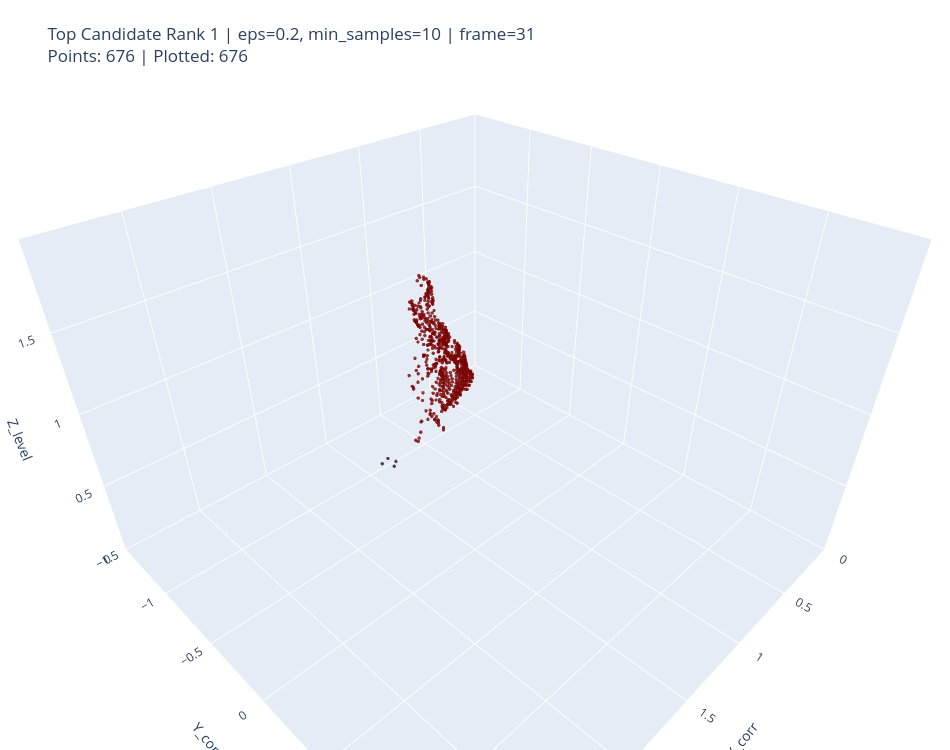
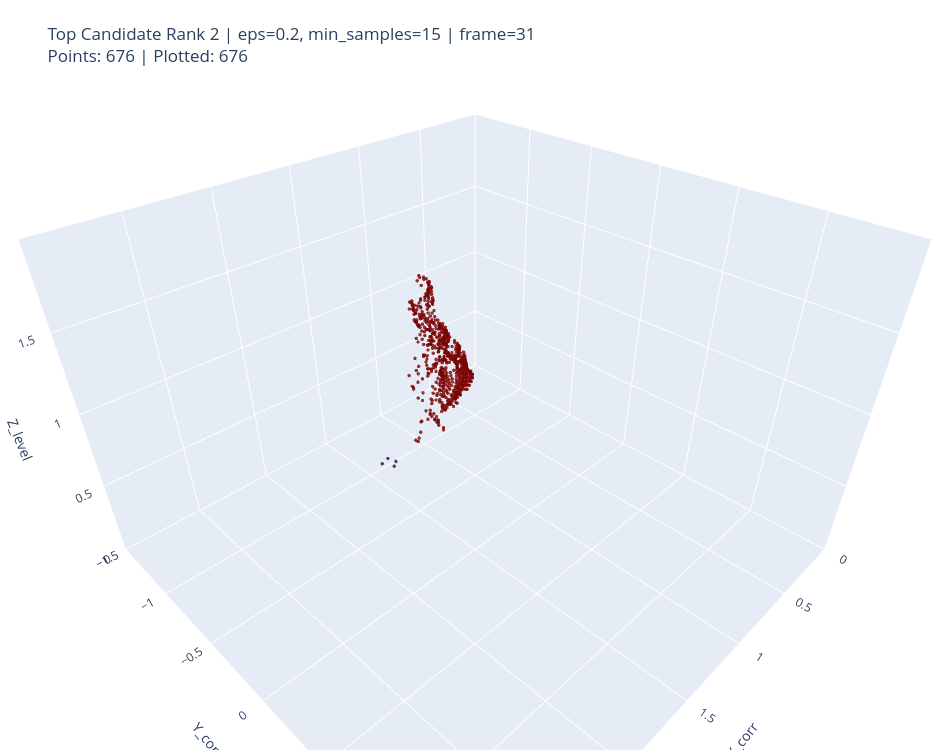
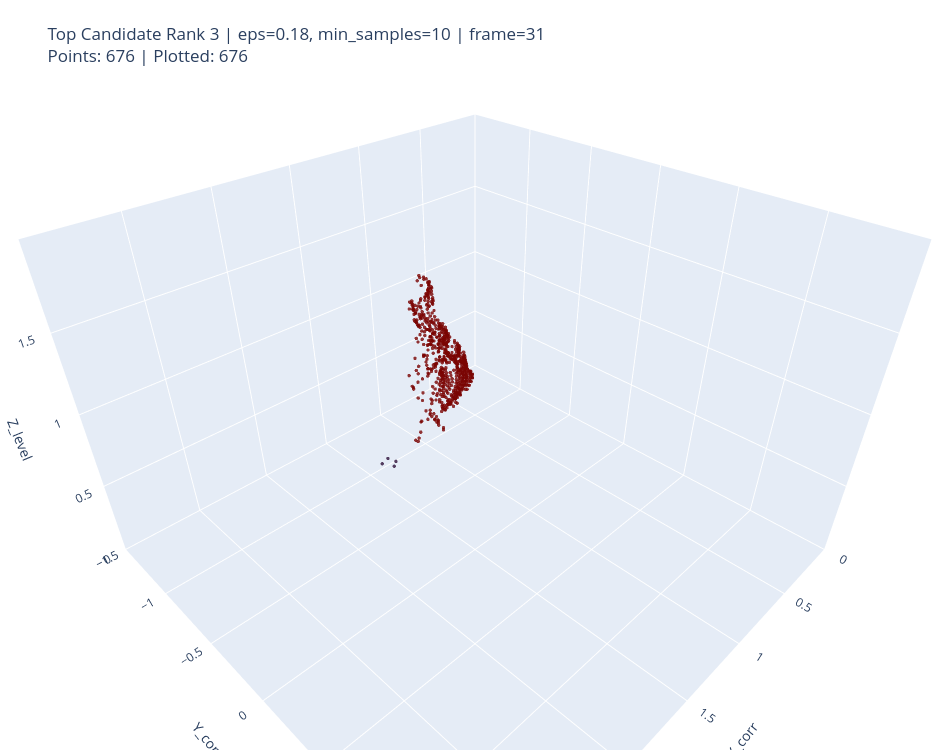

Source (notebook cell) for these figures, in order:
### Code cell
# Cell 15 - Optional visualisasi beberapa kandidat top ranking

# Cell ini membantu membandingkan 3 kandidat teratas pada frame yang sama.

TOP_K_VIS = 3

if check_path.exists() and len(rank_df) > 0:
    check_df = pd.read_csv(check_path)

    if len(check_df) > 0:
        available_frames = sorted(check_df["frame_id"].dropna().unique().tolist())

        if CHECK_FRAME_ID is None:
            selected_frame_id = available_frames[len(available_frames) // 2]
        else:
            selected_frame_id = CHECK_FRAME_ID

        frame_df = check_df[check_df["frame_id"] == selected_frame_id].copy()

        top_candidates = rank_df.head(TOP_K_VIS)

        for _, cand in top_candidates.iterrows():
            eps = float(cand["eps"])
            min_samples = int(cand["min_samples"])

            frame_labeled, cleaning_metrics = run_dbscan_for_visual(
                frame_df=frame_df,
                eps=eps,
                min_samples=min_samples,
            )

            print("=" * 80)
            print(f"Candidate rank: {int(cand['rank'])}")
            print(f"eps={eps}, min_samples={min_samples}, auto_score={cand['auto_score']:.4f}")
            print("Cleaning:", cleaning_metrics)

            if "dbscan_label" in frame_labeled.columns:
                print("Label counts:")
                display(frame_labeled["dbscan_label"].value_counts().reset_index().rename(
                    columns={"index": "dbscan_label", "dbscan_label": "count"}
                ))

            plot_dbscan_frame_3d(
                frame_labeled,
                title=f"Top Candidate Rank {int(cand['rank'])} | eps={eps}, min_samples={min_samples} | frame={selected_frame_id}",
            )

### Figure 1 — Plotly figure (JSON) as saved in the notebook; plotly's stock layout.template omitted (floating-point values rounded to 4 significant figures; data arrays with more than 128 entries replaced by an {"elided": "..."} marker saying what was removed)
{"data": [{"marker": {"color": {"elided": "676 int values"}, "colorscale": [[0, "#30123b"], [0.07143, "#4145ab"], [0.1429, "#4675ed"], [0.2143, "#39a2fc"], [0.2857, "#1bcfd4"], [0.3571, "#24eca6"], [0.4286, "#61fc6c"], [0.5, "#a4fc3b"], [0.5714, "#d1e834"], [0.6429, "#f3c63a"], [0.7143, "#fe9b2d"], [0.7857, "#f36315"], [0.8571, "#d93806"], [0.9286, "#b11901"], [1, "#7a0402"]], "opacity": 0.8, "size": 2}, "mode": "markers", "name": "DBSCAN labels", "text": {"elided": "676 str values"}, "type": "scatter3d", "x": {"elided": "676 float values"}, "y": {"elided": "676 float values"}, "z": {"elided": "676 float values"}}], "layout": {"height": 750, "margin": {"b": 0, "l": 0, "r": 0, "t": 80}, "scene": {"aspectmode": "manual", "aspectratio": {"x": 1.5, "y": 1.5, "z": 1}, "xaxis": {"range": [0, 3], "title": {"text": "X_corr"}}, "yaxis": {"range": [-1.5, 1.5], "title": {"text": "Y_corr"}}, "zaxis": {"range": [0, 2], "title": {"text": "Z_level"}}}, "title": {"text": "Top Candidate Rank 1 | eps=0.2, min_samples=10 | frame=31<br>Points: 676 | Plotted: 676"}, "width": 950}}

### Figure 2 — Plotly figure (JSON) as saved in the notebook; plotly's stock layout.template omitted (floating-point values rounded to 4 significant figures; data arrays with more than 128 entries replaced by an {"elided": "..."} marker saying what was removed)
{"data": [{"marker": {"color": {"elided": "676 int values"}, "colorscale": [[0, "#30123b"], [0.07143, "#4145ab"], [0.1429, "#4675ed"], [0.2143, "#39a2fc"], [0.2857, "#1bcfd4"], [0.3571, "#24eca6"], [0.4286, "#61fc6c"], [0.5, "#a4fc3b"], [0.5714, "#d1e834"], [0.6429, "#f3c63a"], [0.7143, "#fe9b2d"], [0.7857, "#f36315"], [0.8571, "#d93806"], [0.9286, "#b11901"], [1, "#7a0402"]], "opacity": 0.8, "size": 2}, "mode": "markers", "name": "DBSCAN labels", "text": {"elided": "676 str values"}, "type": "scatter3d", "x": {"elided": "676 float values"}, "y": {"elided": "676 float values"}, "z": {"elided": "676 float values"}}], "layout": {"height": 750, "margin": {"b": 0, "l": 0, "r": 0, "t": 80}, "scene": {"aspectmode": "manual", "aspectratio": {"x": 1.5, "y": 1.5, "z": 1}, "xaxis": {"range": [0, 3], "title": {"text": "X_corr"}}, "yaxis": {"range": [-1.5, 1.5], "title": {"text": "Y_corr"}}, "zaxis": {"range": [0, 2], "title": {"text": "Z_level"}}}, "title": {"text": "Top Candidate Rank 2 | eps=0.2, min_samples=15 | frame=31<br>Points: 676 | Plotted: 676"}, "width": 950}}

### Figure 3 — Plotly figure (JSON) as saved in the notebook; plotly's stock layout.template omitted (floating-point values rounded to 4 significant figures; data arrays with more than 128 entries replaced by an {"elided": "..."} marker saying what was removed)
{"data": [{"marker": {"color": {"elided": "676 int values"}, "colorscale": [[0, "#30123b"], [0.07143, "#4145ab"], [0.1429, "#4675ed"], [0.2143, "#39a2fc"], [0.2857, "#1bcfd4"], [0.3571, "#24eca6"], [0.4286, "#61fc6c"], [0.5, "#a4fc3b"], [0.5714, "#d1e834"], [0.6429, "#f3c63a"], [0.7143, "#fe9b2d"], [0.7857, "#f36315"], [0.8571, "#d93806"], [0.9286, "#b11901"], [1, "#7a0402"]], "opacity": 0.8, "size": 2}, "mode": "markers", "name": "DBSCAN labels", "text": {"elided": "676 str values"}, "type": "scatter3d", "x": {"elided": "676 float values"}, "y": {"elided": "676 float values"}, "z": {"elided": "676 float values"}}], "layout": {"height": 750, "margin": {"b": 0, "l": 0, "r": 0, "t": 80}, "scene": {"aspectmode": "manual", "aspectratio": {"x": 1.5, "y": 1.5, "z": 1}, "xaxis": {"range": [0, 3], "title": {"text": "X_corr"}}, "yaxis": {"range": [-1.5, 1.5], "title": {"text": "Y_corr"}}, "zaxis": {"range": [0, 2], "title": {"text": "Z_level"}}}, "title": {"text": "Top Candidate Rank 3 | eps=0.18, min_samples=10 | frame=31<br>Points: 676 | Plotted: 676"}, "width": 950}}
